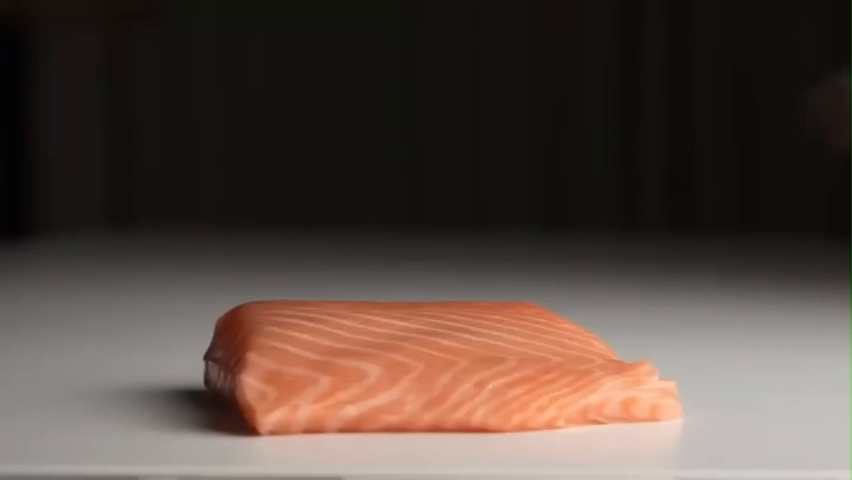
#> input picture frame 0 of Кот кушает2 5 сек.mp4, 852 x 480 px, given in place of Смерть клетки.mp4, which was not available
$ python main.py   (older library calls are emulated)
#> lines starting #> are read from the running program, lines starting #| are printed output that depends on the picture; after the words box and inside, x2 and y2 are one past the last pixel; in counts of white or black regions, pixels touching at a corner belong together; pictures that were not available may be replaced by others from this repository, and a replacement may not be noted
import time

import cv2
import numpy as np
import matplotlib.pyplot as plt
from numba import jit, prange
import warnings

# Игнорирование всех предупреждений
warnings.filterwarnings("ignore")


# region 1
# [13 lines left out: function apply_edge_detection_sobel, not called in this run]


def apply_edge_detection(image):
    # Преобразование изображения в оттенки серого
    # gray_image = cv2.cvtColor(image, cv2.COLOR_BGR2GRAY)

    # Применение алгоритма Кэнни для поиска краев
    edges_canny = cv2.Canny(image, 50, 200)

    return edges_canny


def fill_closed_regions(edges_image):
    # Находим контуры на изображении
    contours, _ = cv2.findContours(edges_image, cv2.RETR_EXTERNAL, cv2.CHAIN_APPROX_SIMPLE)

    # Создаем белое изображение такого же размера, как исходное
    filled_image = np.ones_like(edges_image)

    # Закрашиваем каждый контур белым цветом
    cv2.drawContours(filled_image, contours, -1, (255), thickness=cv2.FILLED)

    return filled_image


# [33 lines left out: functions display_task_2, compute_ptile_threshold, not called in this run]


# Функция для бинаризации изображения на основе порога
def binarize_image(image, threshold):
    _, binary_image = cv2.threshold(image, threshold, 255, cv2.THRESH_BINARY)
    return binary_image


# Функция для отображения изображения
# [40 lines left out: functions display_images, compute_global_threshold, not called in this run]


# endregion

# region 2.3

from sklearn.cluster import KMeans

"""

from sklearn.cluster import KMeans в Python используется для импорта класса KMeans из модуля sklearn.cluster,
 который предоставляет реализацию алгоритма KMeans для кластеризации данных.

KMeans - это один из наиболее популярных методов кластеризации в машинном обучении.
 Он разбивает набор данных на заранее определенное количество кластеров.
 Алгоритм стремится минимизировать среднеквадратическое расстояние между точками данных и центроидами
 (средними значениями) кластеров."""


# Функция для применения метода k-средних
# [99 lines left out: functions kmeans_segmentation, display_segmented_images, display_histogram, smooth_histogram, count_peaks, apply_adaptive_thresholding, not called in this run]


# endregion


def segmentation_with_edge_detection(image_original):
    # Применение алгоритмов выделения краев
    edges_canny = apply_edge_detection(image_original)

    # Применение сегментации на основе обнаруженных краев
    segmented_image = fill_closed_regions(edges_canny)
    return segmented_image


# [50 lines left out: functions binarize_image_ptile_threshold, binarize_image_global_threshold, binarize_image_kmeans_segmentation, binarize_image_adaptive_thresholding_min_max, binarize_image_adaptive_thresholding_median, binarize_image_adaptive_thresholding_mean, not called in this run]


def process_video(video_path, process_method, frame_step_in=10, flag=False):
    # Чтение видео
#> called with video_path = 'Смерть клетки.mp4', frame_step_in = 1, flag = True
    cap = cv2.VideoCapture(video_path)
    frame_count = int(cap.get(cv2.CAP_PROP_FRAME_COUNT))
    fps = int(cap.get(cv2.CAP_PROP_FPS))
    width = int(cap.get(cv2.CAP_PROP_FRAME_WIDTH))
    height = int(cap.get(cv2.CAP_PROP_FRAME_HEIGHT))

    # Определение кодека и создание объекта VideoWriter для сохранения видео
    fourcc = cv2.VideoWriter_fourcc(*'H264')
    out = cv2.VideoWriter(process_method.__name__ + ".mp4", fourcc, fps, (width, height))

    start_time = time.time()  # Засекаем время начала выполнения метода

    # Чтение каждого frame_step-го кадра из видео и обработка
    for i in range(0, frame_count, frame_step_in):
        cap.set(cv2.CAP_PROP_POS_FRAMES, i)
        ret, frame = cap.read()
        if ret:
            # Применение функции process_method к кадру
            if flag:
                frame = cv2.cvtColor(frame, cv2.COLOR_BGR2GRAY)
            frame_grayscale = process_method(frame)
            frame_grayscale_uint8 = cv2.convertScaleAbs(frame_grayscale)
            out.write(frame_grayscale_uint8)

            # Отображение кадра
            cv2.imshow(process_method.__name__, frame_grayscale_uint8)
            cv2.waitKey(1)  # Необходимо для корректного отображения кадра
        else:
            print("Failed to read frame")
#> this loop made 31 passes
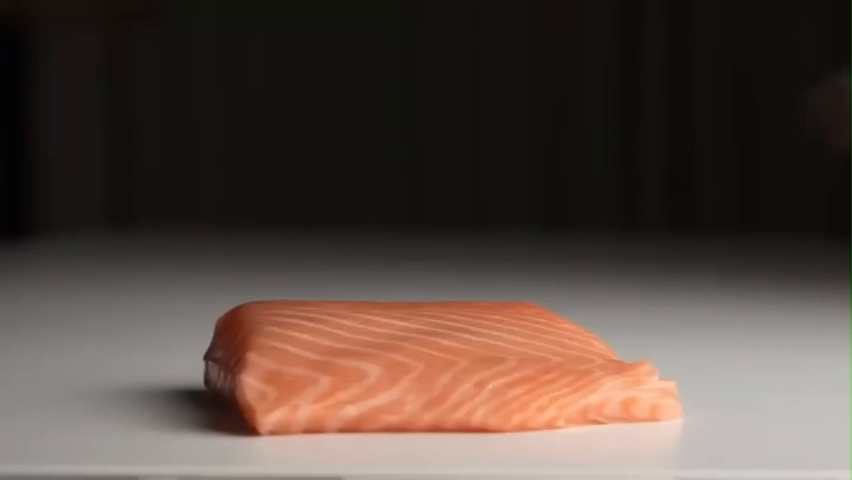
#> input picture frame 0 of Кот кушает2 5 сек.mp4, 852 x 480 px, given in place of Смерть клетки.mp4, which was not available
#> pass 1, in process_video, `frame = cv2.cvtColor(frame, cv2.COLOR_BGR2GRAY)`:
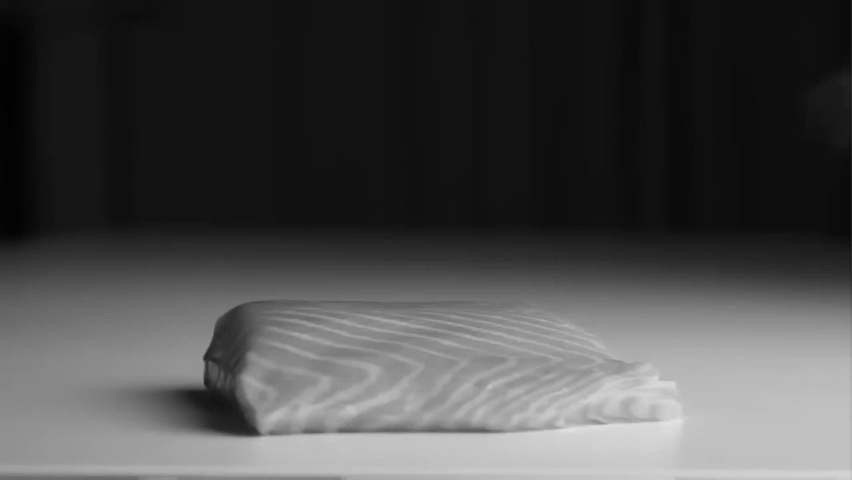
#> frame: shape (480, 852); min 2, max 226, mean 74.1
#> pass 1, in apply_edge_detection, `edges_canny = cv2.Canny(image, 50, 200)`:
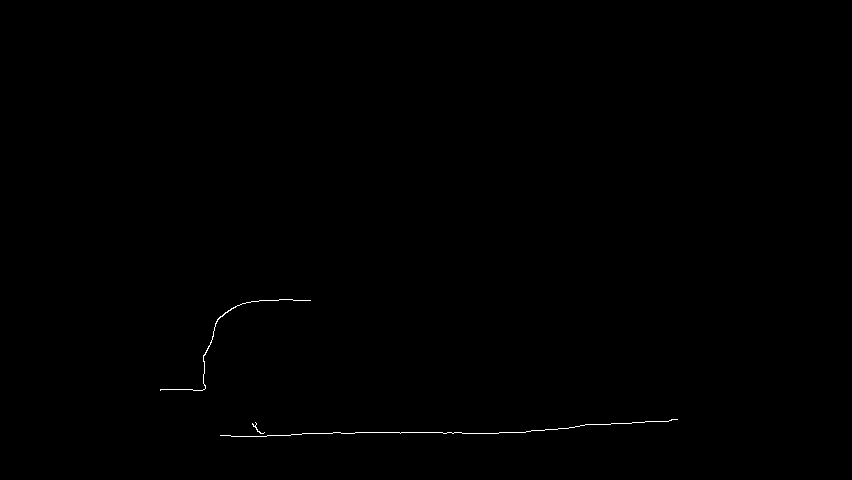
#> edges_canny: shape (480, 852); 0.18% white in thin lines or dots, all inside (x1, y1, x2, y2) = (160, 299, 678, 437)
#> after the loop:
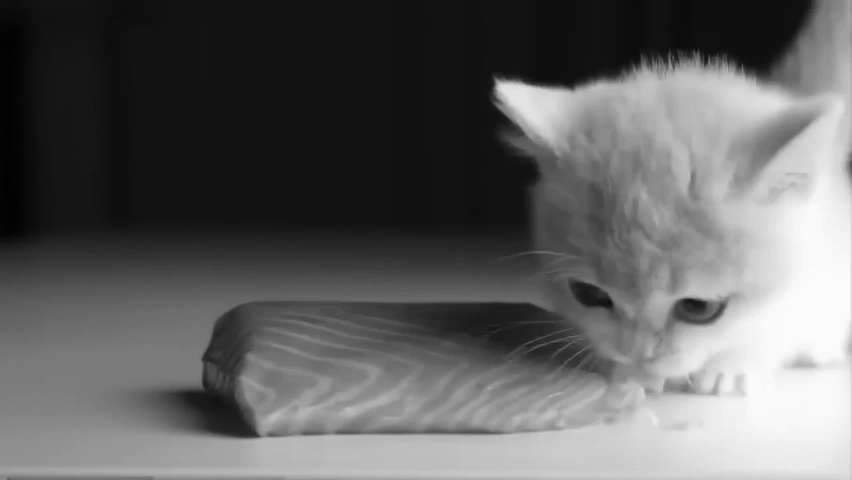
#> frame: shape (480, 852); min 1, max 252, mean 97.9
#> after the loop:
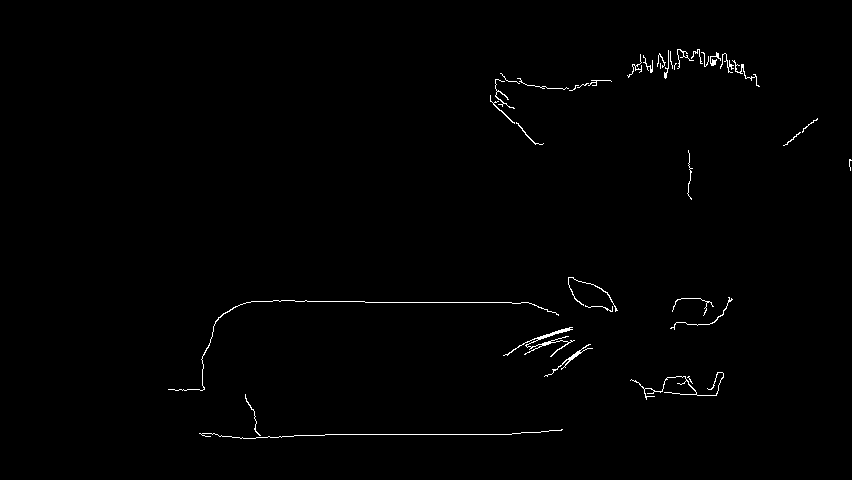
#> frame_grayscale: shape (480, 852); values 1 (black) and 255 (white), 0.73% white in thin lines or dots, all inside (x1, y1, x2, y2) = (168, 49, 852, 439)

    # Закрытие видео-файлов
    cap.release()
    out.release()

    end_time = time.time()  # Засекаем время окончания выполнения метода
    execution_time = end_time - start_time  # Вычисляем время выполнения
    print(f"Метод '{process_method.__name__}' обработал 5 секунд видео за {execution_time:.2f} секунд c "
          f"frame_step = {frame_step_in}")


if __name__ == "__main__":
    input_video_path = 'Кот кушает2 5 сек.mp4'
    frame_step = 1  # каждый N-й кадр будет обработан
    # region 1
    process_video('Смерть клетки.mp4', segmentation_with_edge_detection, frame_step, True)
    # endregion

    # region 2.1
    # Загрузка изображения
    process_video(input_video_path, binarize_image_ptile_threshold, frame_step, True)
    # endregion

    # region 2.2
    process_video(input_video_path, binarize_image_global_threshold, frame_step, True)
    # endregion

    # region 2.3
    process_video(input_video_path, binarize_image_kmeans_segmentation, frame_step, True)
    # endregion

    # region 3
    process_video(input_video_path, binarize_image_adaptive_thresholding_mean, frame_step, True)
    process_video(input_video_path, binarize_image_adaptive_thresholding_median, frame_step, True)
    process_video(input_video_path, binarize_image_adaptive_thresholding_min_max, frame_step, True)
    # endregion
